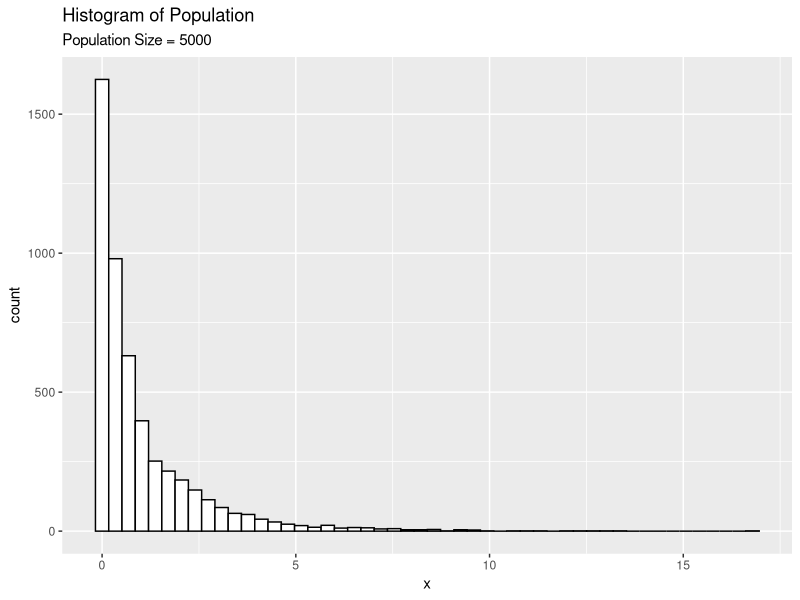
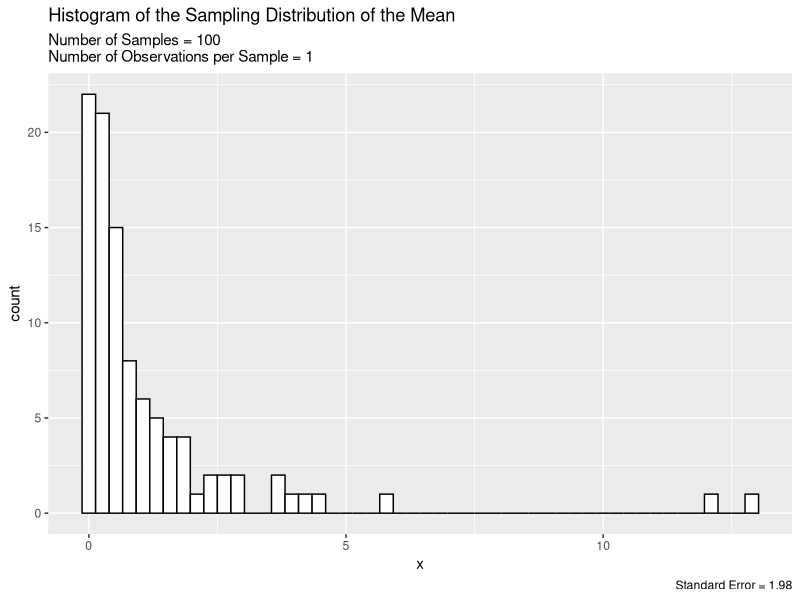
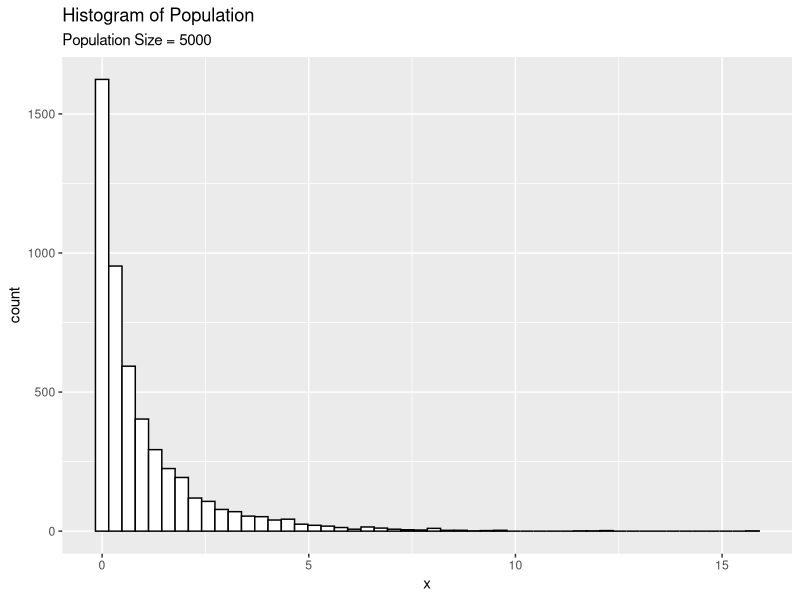
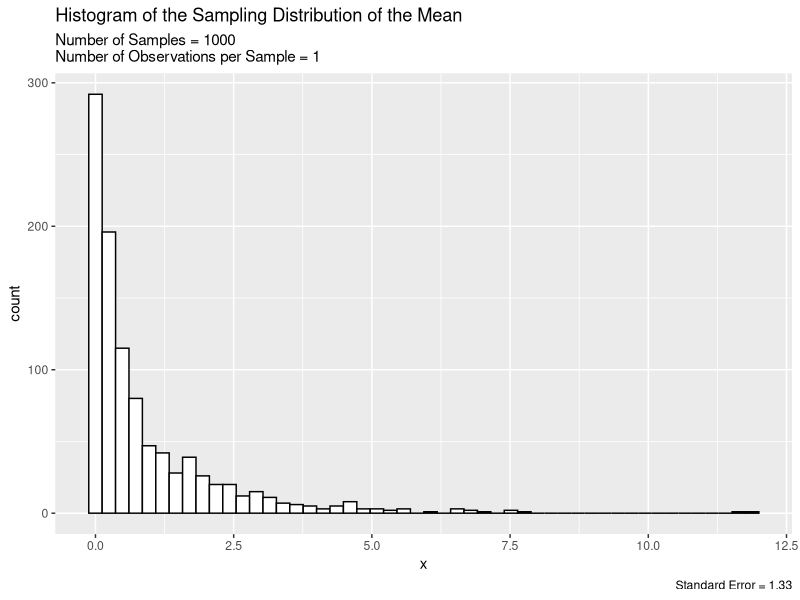
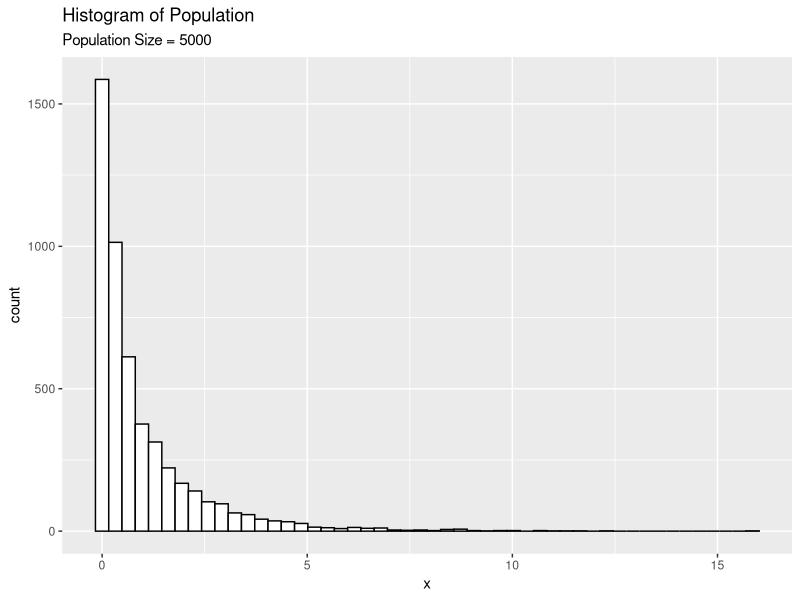
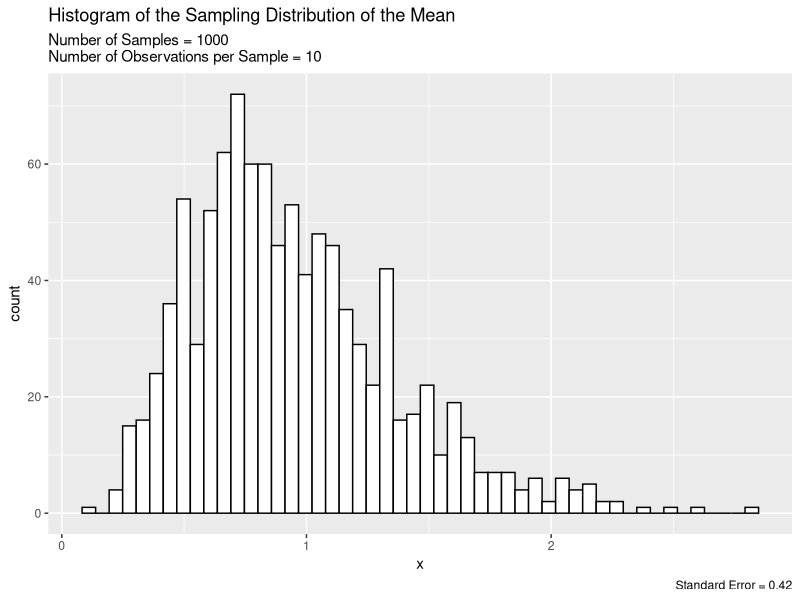
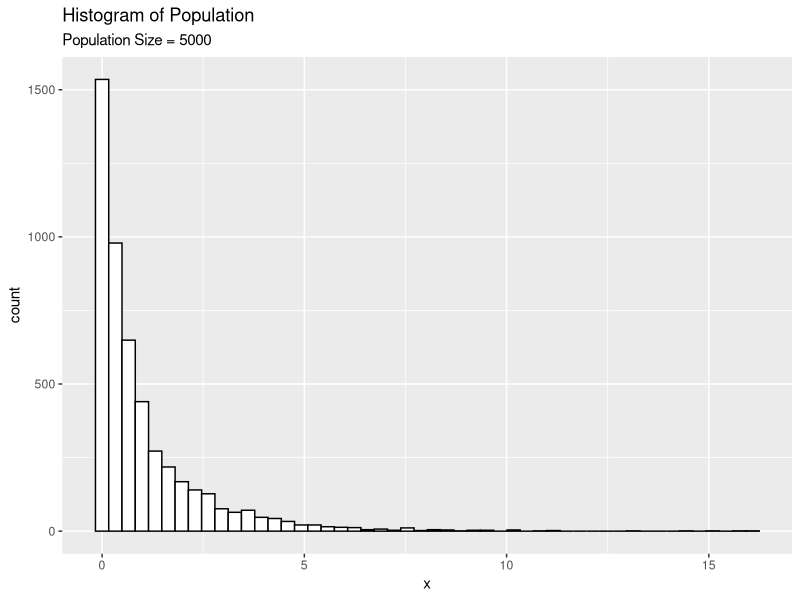
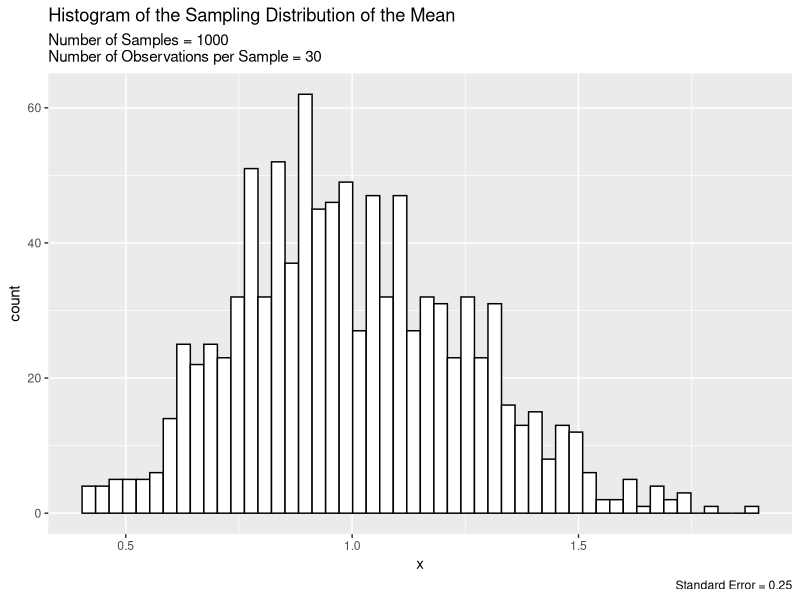

Recreate these plots in R, in order.
library(tidyverse)

set.seed(666)
N_pop <- 5000
n_samp <- 100
size_samp <- 1

sample_from_pop <- function(N_pop,n_samp,size_samp) {
  df <- data.frame(
    # x = rnorm(N_pop, mean = 100, sd = 15)
    # x = rexp(N_pop, rate = 3)
    x = rchisq(N_pop, df = 1)
    # x = runif(N_pop, min = 0, max = 100)
  )
  
  # Population Hist
  g1 <- ggplot(df) +
    geom_histogram(aes(x), bins = 50, 
                   fill = 'white', colour = 'black') +
    labs(title = "Histogram of Population",
         subtitle = paste0("Population Size = ",N_pop))# +
   # coord_cartesian(xlim=c(50,150))
  print(g1)
  
  # 1. Sample from population with size size_samp
  # 2. Calculate mean of size_samp
  # 3. Repeat 1 & 2 n_samp number of times
  
  samp_dist <- data.frame(
    x = rep(0, n_samp)
  )
  # samp_dist <- rep(0, n_samp)
  sample_nth <- rep(0, size_samp)
  
  for (i in 1:n_samp) {
    
    sample_nth <- sample(df$x, size = size_samp)
    samp_dist$x[i] <- mean(sample_nth)
    
  }
  
  # Standard Deviation of the Sampling Distribution
  # Standard Error = s/sqrt(n) = sd(df$x)/sqrt(size_samp)
  standard_error <- sd(samp_dist$x) %>% round(digits = 2)
  
  
  g2<- ggplot(samp_dist) + 
    geom_histogram(aes(x), bins = 50, 
                   fill = 'white', colour = 'black') +
    labs(title = "Histogram of the Sampling Distribution of the Mean",
         subtitle = paste0("Number of Samples = ",n_samp,
                           "\nNumber of Observations per Sample = ",size_samp),
         caption = paste0("Standard Error = ", standard_error))# +
    #coord_cartesian(xlim=c(50,150))
  print(g2)
  
}

sample_from_pop(N_pop, n_samp, size_samp)

sample_from_pop(5000,1000,1)
sample_from_pop(5000,1000,10)
sample_from_pop(5000,1000,30)
sample_from_pop(5000,1000,100)
sample_from_pop(5000,1000,1000)
